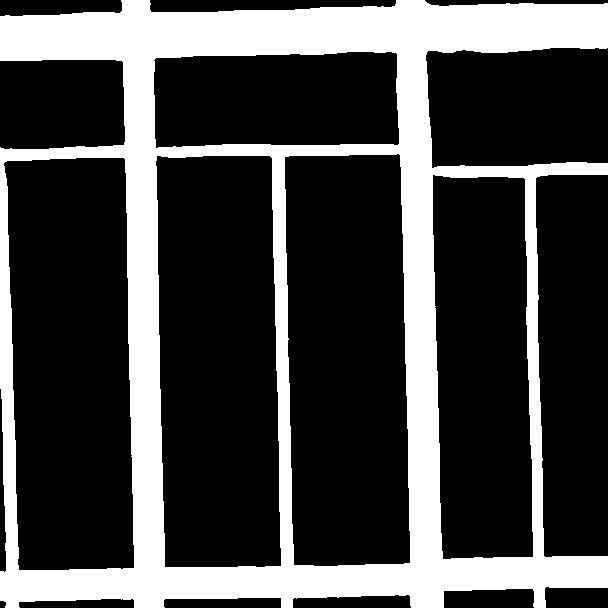
#> input picture saved_images_test/pred_1.png, 608 x 608 px, found by its file name; its folder holds only this picture in this run
$ jupyter execute --allow-errors 'morphological operations.ipynb'
#> lines starting #> are read from the running program, lines starting #| are printed output that depends on the picture; after the words box and inside, x2 and y2 are one past the last pixel; in counts of white or black regions, pixels touching at a corner belong together
#> `img = cv2.imread(f"saved_images_test/pred_{idx+1}.png", cv2.IMREAD_GRA..`: img: shape (608, 608); 27.4% white; 1 white region, box (x1, y1, x2, y2) and area: (0, 0, 608, 608) 101302
#> `img = cv2.morphologyEx(img, cv2.MORPH_CLOSE, kernel_close)`:
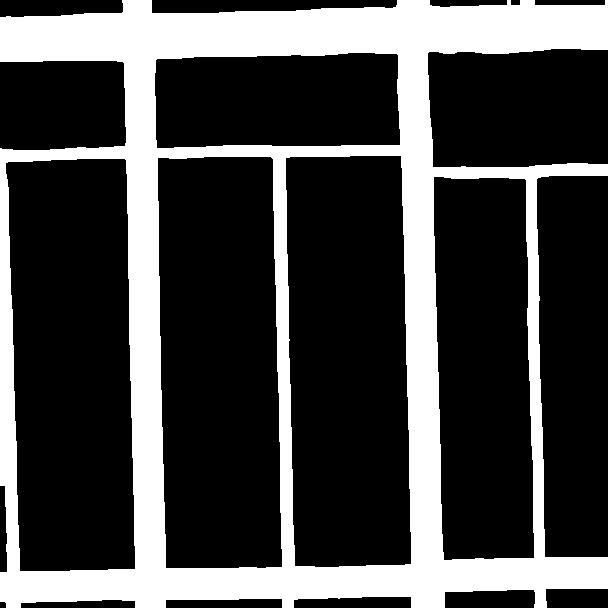
#> img: shape (608, 608); 27.6% white; 1 white region, box (x1, y1, x2, y2) and area: (0, 0, 608, 608) 102054
#> `img = cv2.morphologyEx(img, cv2.MORPH_OPEN, kernel_open)`: img: shape (608, 608); 27.6% white; 1 white region, box (x1, y1, x2, y2) and area: (0, 0, 608, 608) 102028
[cell 1]
# morphological operations
# performance gets worse for test
import numpy as np
import cv2
import matplotlib.pyplot as plt

fig, ax = plt.subplots(nrows=50, ncols=2, figsize=(10, 200))
ax = ax.flatten()

kernel_open = np.ones((5, 5), np.uint8)
kernel_close = np.ones((8, 8), np.uint8)
#> (the rest of this cell did not finish here and is left out)
